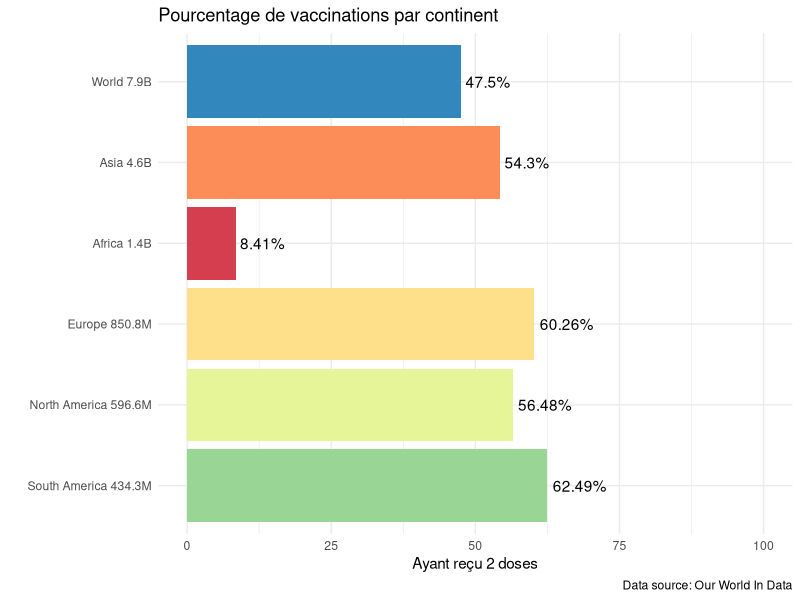

Write R code to recreate this figure.
## ---- chunk 1
knitr::opts_chunk$set(echo = FALSE)
## ---- chunk 2
library(tidyverse)
library(RColorBrewer)

continent_vax <- read_csv("data/processed/continent_vax.csv")

graph_cont <- ggplot(continent_vax,
                 aes(x= reorder(paste(location, pop_text),population),
                      y= people_fully_vaccinated_per_hundred, fill=location))+
        geom_bar(stat="identity", show.legend=FALSE)+
        scale_fill_brewer(palette="Spectral")+
        geom_text(aes(label = paste0(people_fully_vaccinated_per_hundred,"%")),
                    hjust = -0.1)+
        labs(x = " ", y = "Ayant reçu 2 doses",
            title = "Pourcentage de vaccinations par continent",
            caption = "Data source: Our World In Data")+
        expand_limits(y = 100)+
        theme_minimal()+
        coord_flip()

graph_cont
